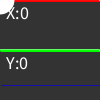
Frame 1 (no input)
Frame 60 (the mouse pressed at the canvas centre just before this capture): identical to frame 1, image omitted
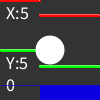
Frame 120 (the mouse held since frame 60 and released just before this capture)

The Processing sketch that drew these frames (run headless with seeded random() and noise(); from frame 60 on, the mouse is pressed at the canvas centre):

// Processing sketch: Touch_Signal
// ── Touch_Signal.pde
/**
 * Mouse Signals. 
 * 
 * Move and click the mouse to generate signals. 
 * The top row is the signal from "mouseX", 
 * the middle row is the signal from "mouseY",
 * and the bottom row is the signal from "mousePressed". 
 */
 
int[] xvals;
int[] yvals;
int[] bvals;
float mx[];
float my[];

int num = 30;

void setup() 
{
  xvals = new int[width];  //This array contain all the x value(screen width)
  yvals = new int[width];
  bvals = new int[width];  //bvals means touch pressed
  mx = new float[num];
  my = new float[num];
  frameRate(30);           //Set the frameRate match with the gesture engine
}

void draw()
{
  background(51);
  //Everyframe we move all the element right and add the new value to the array
  for(int i=1; i<width; i++) { 
    xvals[i-1] = xvals[i]; 
    yvals[i-1] = yvals[i];
    bvals[i-1] = bvals[i]; 
  } 
  // Add the new values to the end of the array 
  xvals[width-1] = mouseX; 
  yvals[width-1] = mouseY;
  //Draw the x&y value to the screen
  textSize(18);
  text("X:" + mouseX,6,6,0.3*width,20);
  text("Y:" + mouseY,6,0.5*height+6,0.3*width,3*height/7+20);
  //When the Touch happened,set to draw the line 
  if(mousePressed) {
    bvals[width-1] = height/7;
  } else {
    bvals[width-1] = 0;
  }
  //Every frame draw all the points in the array. 
  for(int i=1; i<width; i++) {
    //Draw the point which indicator the X value
    stroke(255,0,0);
    ellipse(i, 0.3*xvals[i],2,2);
    //Draw the point which indicator the Y value
    stroke(0,255,0);
    ellipse(i, 0.5*height+yvals[i]/3,2,2);
    //Draw the lines when Touch Pressed happen
    stroke(10,0,225);
    line(i, 6*height/7, i, (6*height/7+bvals[i]));
  }
//~~~~~~~~~~~~~~~~~~~~~~~~~~~~~
  // Cycle through the array, using a different entry on each frame. 
  // Using modulo (%) like this is faster than moving all the values over.
  int which = frameCount % num;
  
  mx[which] = mouseX;
  my[which] = mouseY;

  noStroke();
  
  for (int i = 0; i < num; i++) {
    // which+1 is the smallest (the oldest in the array)
    int index = (which+1 + i) % num;
    ellipse(mx[index], my[index], i, i);
  }
}
